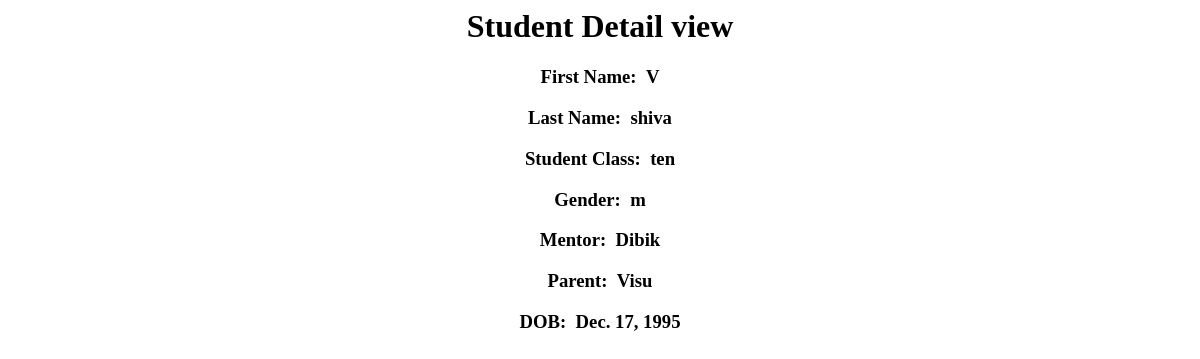
The app's page /1/, older data.
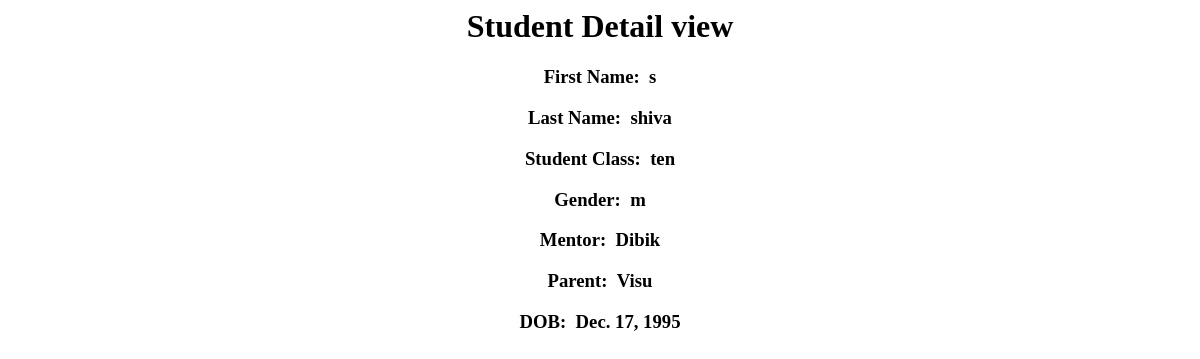
The same page, newer data.
### student/models.py (models this page shows, shortened)
class Student(models.Model):
	first_name = models.CharField(verbose_name="First Name",
									max_length=50,null=True)
	last_name = models.CharField(verbose_name="Last Name",
									max_length=50,null=True)
	age = models.PositiveSmallIntegerField(verbose_name="Age",default=0)
	gender = models.CharField(verbose_name="Gender", null=True,choices=gender_choice, max_length=50,default='m')
	student_class = models.CharField(choices=class_choice,
									verbose_name="Student Class",
									max_length=10,default = "six")
	mentor=models.ForeignKey(Staff,verbose_name="Mentor",on_delete = models.PROTECT)
	parent=models.ForeignKey(Parent,verbose_name="Parent",on_delete = models.PROTECT,null=True)
	dob = models.DateField(verbose_name="D.O.B")
	date_of_joined = models.DateField(auto_now_add=True)

### staff/models.py (models this page shows)
class Staff(models.Model):
	name = models.CharField(verbose_name="Staff Name",
									max_length=50)
	experience = models.CharField(max_length = 20,
								choices = experience_choices,
								default = "1",
								verbose_name="Experience in years")
	date_of_joined = models.DateField(auto_now_add=True)
	def __str__(self):
		return self.name

### parents/models.py (models this page shows)
class Parent(models.Model):
	name = models.CharField(verbose_name="Parent Name",max_length=50)
	relation = models.CharField(choices=relation_choice,
								verbose_name = "Student Relation",max_length=20)
	def __str__(self):
		return self.name

### student/views.py (the view)
# urls.py: path('<pk>/',StudentDetail.as_view()),
class StudentDetail(DetailView):
    model = Student

### student/templates/student/student_detail.html
<h1 style="text-align: center;"> Student Detail view</h1>
 <div style="text-align: center;">
    <h3>First Name: &nbsp;<span>{{ object.first_name }}</span></h3>
    <h3>Last Name: &nbsp;<span>{{ object.last_name }}</span></h3>
    <h3>Student Class: &nbsp;<span>{{ object.student_class }}</span></h3>
    <h3>Gender: &nbsp;<span>{{ object.gender }}</span></h3>
    <h3>Mentor: &nbsp;<span>{{ object.mentor }}</span></h3>
    <h3>Parent: &nbsp;<span>{{ object.parent }}</span></h3>
    <h3>DOB: &nbsp;<span>{{ object.dob }}</span></h3>
</div>

Row changes from the older to the newer data that the page shows:
changed Student "shiva": first_name "V" → "s"
